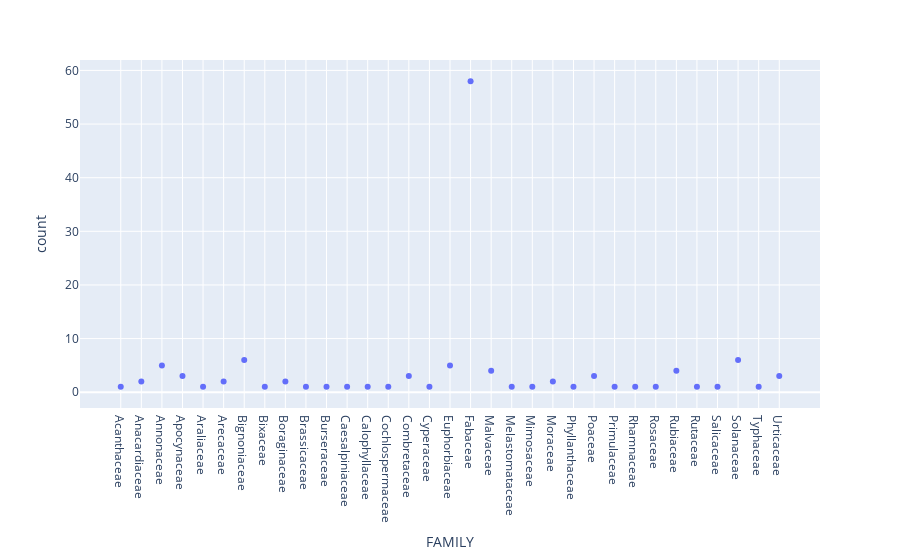

Notebook source saved alongside this figure:
### Code cell
fig = px.scatter(df_count, x="FAMILY", y="count")
fig.show()

### Figure 1 — Plotly figure (JSON) as saved in the notebook; plotly's stock layout.template omitted (floating-point values rounded to 4 significant figures)
{"data": [{"hovertemplate": "FAMILY=%{x}<br>count=%{y}<extra></extra>", "legendgroup": "", "marker": {"color": "#636efa", "symbol": "circle"}, "mode": "markers", "name": "", "orientation": "v", "showlegend": false, "type": "scatter", "x": ["Acanthaceae", "Anacardiaceae", "Annonaceae", "Apocynaceae", "Araliaceae", "Arecaceae", "Bignoniaceae", "Bixaceae", "Boraginaceae", "Brassicaceae", "Burseraceae", "Caesalpiniaceae", "Calophyllaceae", "Cochlospermaceae", "Combretaceae", "Cyperaceae", "Euphorbiaceae", "Fabaceae", "Malvaceae", "Melastomataceae", "Mimosaceae", "Moraceae", "Phyllanthaceae", "Poaceae", "Primulaceae", "Rhamnaceae", "Rosaceae", "Rubiaceae", "Rutaceae", "Salicaceae", "Solanaceae", "Typhaceae", "Urticaceae"], "xaxis": "x", "y": [1, 2, 5, 3, 1, 2, 6, 1, 2, 1, 1, 1, 1, 1, 3, 1, 5, 58, 4, 1, 1, 2, 1, 3, 1, 1, 1, 4, 1, 1, 6, 1, 3], "yaxis": "y"}], "layout": {"autosize": true, "legend": {"tracegroupgap": 0}, "margin": {"t": 60}, "xaxis": {"anchor": "y", "autorange": true, "domain": [0, 1], "range": [-1.951, 33.95], "title": {"text": "FAMILY"}, "type": "category"}, "yaxis": {"anchor": "x", "autorange": true, "domain": [0, 1], "range": [-4.126, 63.13], "title": {"text": "count"}, "type": "linear"}}}
